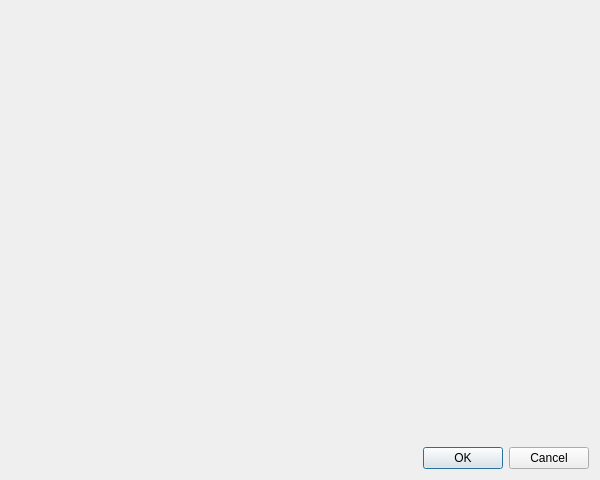
<?xml version="1.0" encoding="UTF-8"?>
<ui version="4.0">
 <class>PluginSelectionDlg</class>
 <widget class="QDialog" name="PluginSelectionDlg">
  <property name="geometry">
   <rect>
    <x>0</x>
    <y>0</y>
    <width>600</width>
    <height>480</height>
   </rect>
  </property>
  <property name="windowTitle">
   <string>Plugin Selection</string>
  </property>
  <property name="windowIcon">
   <iconset resource="../QtResources/resources.qrc">
    <normaloff>:/EditorFramework/Icons/Plugins.svg</normaloff>:/EditorFramework/Icons/Plugins.svg</iconset>
  </property>
  <layout class="QVBoxLayout" name="verticalLayout">
   <item>
    <widget class="WQtPluginSelectionWidget" name="PluginSelectionWidget" native="true"/>
   </item>
   <item>
    <widget class="QDialogButtonBox" name="Buttons">
     <property name="standardButtons">
      <set>QDialogButtonBox::Cancel|QDialogButtonBox::Ok</set>
     </property>
    </widget>
   </item>
  </layout>
 </widget>
 <customwidgets>
  <customwidget>
   <class>WQtPluginSelectionWidget</class>
   <extends>QWidget</extends>
   <header location="global">EditorFramework/Dialogs/PluginSelectionWidget.moc.h</header>
   <container>1</container>
  </customwidget>
 </customwidgets>
 <resources>
  <include location="../QtResources/resources.qrc"/>
 </resources>
 <connections/>
</ui>
